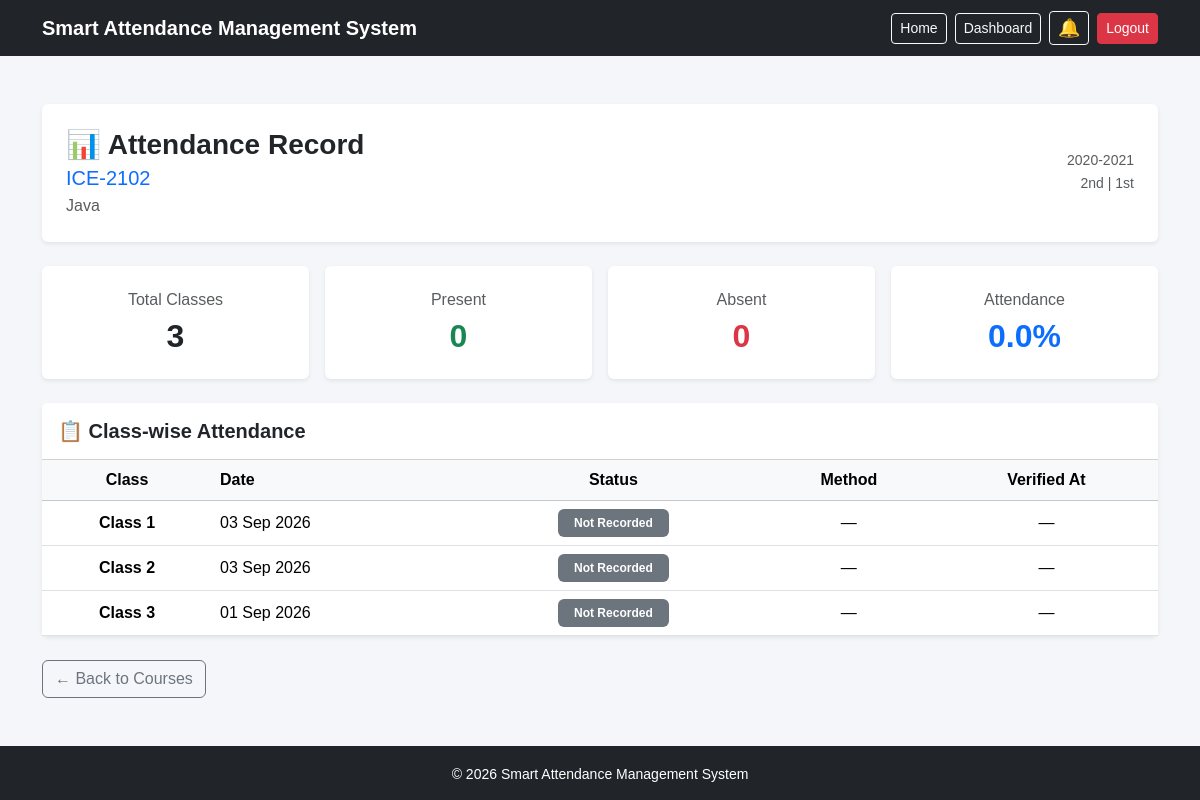
Screenshot of /student-dashboard/course/3/attendance/history/ (signed in) with the database file from the repository.
### core/models.py (models this page shows, shortened)
class Course(models.Model):
    YEAR_CHOICES = (
        ("1st", "1st Year"),
        ("2nd", "2nd Year"),
        ("3rd", "3rd Year"),
        ("4th", "4th Year"),
    )
    SEMESTER_CHOICES = (
        ("1st", "1st Semester"),
        ("2nd", "2nd Semester"),
    )
    course_code = models.CharField(
        max_length=20
    )
    course_name = models.CharField(
        max_length=200
    )
    year = models.CharField(
        max_length=10,
        choices=YEAR_CHOICES,
        null=True,
        blank=True,
    )
    semester = models.CharField(
        max_length=10,
        choices=SEMESTER_CHOICES,
        null=True,
        blank=True,
    )
    credit = models.DecimalField(
        max_digits=3,
        decimal_places=1
    )
    session = models.ForeignKey(
        "Session",
        on_delete=models.CASCADE,
        related_name="courses"
    )
    teacher = models.ForeignKey(
        User,
        on_delete=models.SET_NULL,
        null=True,
        blank=True,
        related_name="teaching_courses"
    )
    created_at = models.DateTimeField(
        auto_now_add=True
    )
    class Meta:
        constraints = [
            models.UniqueConstraint(
                fields=["session", "course_code"],
                name="unique_course_code_per_session"
            )
        ]

class Session(models.Model):
    year = models.CharField(
        max_length=20
    )
    is_graduated= models.BooleanField(
        default = False
    )
    created_at = models.DateTimeField(
        auto_now_add=True
    )
    def __str__(self):
        return f"{self.year}"

class AttendanceSession(models.Model):
    course = models.ForeignKey(
        Course,
        on_delete=models.CASCADE,
        related_name="attendance_sessions"
    )
    class_number = models.PositiveIntegerField(default=1)
    date = models.DateField(  null=True,
    blank=True)
    code = models.CharField(
        max_length=6,
        unique=True
    )
    is_held = models.BooleanField(default=False)
    started_at = models.DateTimeField(auto_now_add=True)
    expires_at = models.DateTimeField()
    is_active = models.BooleanField(default=True)
    classroom_latitude = models.DecimalField(
        max_digits=9,
        decimal_places=6,
        null=True,
        blank=True
    )
    classroom_longitude = models.DecimalField(
        max_digits=9,
        decimal_places=6,
        null=True,
        blank=True
    )
    allowed_radius = models.PositiveIntegerField(
        default=50
    )
    network_identifier = models.CharField(
        max_length=64,
        null=True,
        blank=True
    )
    class Meta:
        constraints = [
            models.UniqueConstraint(
                fields=["course", "class_number"],
                name="unique_course_class_number"
            )
        ]

### core/views.py (the view)
@login_required
def student_course_attendance_history(request, course_id):
    if request.user.role != "student":
        return redirect("dashboard")
    student = request.user
    course = Course.objects.filter(
        id=course_id,
        session=student.session
    ).select_related("teacher", "session").first()
    if not course:
        return redirect("student_courses")
    attendance_sessions = AttendanceSession.objects.filter(
        course=course,
        is_held=True
    ).order_by("class_number")
    records = AttendanceRecord.objects.filter(
        attendance_session__in=attendance_sessions,
        student=student
    )
    records_map = {
        record.attendance_session_id: record
        for record in records
    }
    present_count = 0
    absent_count = 0
    for attendance in attendance_sessions:
        attendance.student_record = records_map.get(
            attendance.id
        )
        if attendance.student_record:
            if attendance.student_record.status == "present":
                present_count += 1
            elif attendance.student_record.status == "absent":
                absent_count += 1
    total_classes = attendance_sessions.count()
    percentage = (
        (present_count / total_classes) * 100
        if total_classes > 0
        else 0
    )
    return render(
        request,
        "student/course_attendance_history.html",
        {
            "student": student,
            "course": course,
            "session": course.session,
            "year": course.year,
            "semester": course.semester,
            "attendance_sessions": attendance_sessions,
            "present_count": present_count,
            "absent_count": absent_count,
            "total_classes": total_classes,
            "percentage": round(percentage, 2),
        }
    )

### core/context_processors.py (called while the page is built)
def notifications(request):
    unread_notifications_count = 0
    if request.user.is_authenticated and request.user.role in ["teacher", "student"]:
        unread_notifications_count = Notification.objects.filter(
            recipient=request.user,
            is_read=False
        ).count()
    return {
        "unread_notifications_count": unread_notifications_count
    }

### core/templates/student/course_attendance_history.html (shortened to what this page needs)
{% extends "index.html" %}
{% block content %}
<div class="container py-5">
    <div class="card shadow-sm border-0 mb-4">
        <div class="card-body p-4">
            <div class="d-flex justify-content-between align-items-center flex-wrap gap-3">
                <div>
                    <h3 class="fw-bold mb-1">
                        📊 Attendance Record
                    </h3>
                    <h5 class="text-primary mb-1">
                        {{ course.course_code }}
                    </h5>
                    <p class="text-muted mb-0">
                        {{ course.course_name }}
                    </p>
                </div>
                <div class="text-end">
                    <small class="text-muted d-block">
                        {{ course.session }}
                    </small>
                    <small class="text-muted">
                        {{ course.year }} | {{ course.semester }}
                    </small>
                </div>
            </div>
        </div>
    </div>
    <div class="row g-3 mb-4">
        <div class="col-md-3">
            <div class="card shadow-sm border-0 text-center">
                <div class="card-body py-4">
                    <h6 class="text-muted">Total Classes</h6>
                    <h2 class="fw-bold mb-0">
                        {{ total_classes }}
                    </h2>
                </div>
            </div>
        </div>
        <div class="col-md-3">
            <div class="card shadow-sm border-0 text-center">
                <div class="card-body py-4">
                    <h6 class="text-muted">Present</h6>
                    <h2 class="fw-bold text-success mb-0">
                        {{ present_count }}
                    </h2>
                </div>
            </div>
        </div>
        <div class="col-md-3">
            <div class="card shadow-sm border-0 text-center">
                <div class="card-body py-4">
                    <h6 class="text-muted">Absent</h6>
                    <h2 class="fw-bold text-danger mb-0">
                        {{ absent_count }}
                    </h2>
                </div>
            </div>
        </div>
        <div class="col-md-3">
            <div class="card shadow-sm border-0 text-center">
                <div class="card-body py-4">
                    <h6 class="text-muted">Attendance</h6>
                    <h2 class="fw-bold text-primary mb-0">
                        {{ percentage }}%
                    </h2>
                </div>
            </div>
        </div>
    </div>
    <div class="card shadow-sm border-0">
        <div class="card-header bg-white py-3">
            <h5 class="fw-bold mb-0">
                📋 Class-wise Attendance
            </h5>
        </div>
        <div class="card-body p-0">
            {% if attendance_sessions %}
            <div class="table-responsive">
                <table class="table table-hover align-middle mb-0">
                    <thead class="table-light">
                        <tr>
                            <th class="text-center">
                                Class
                            </th>
                            <th>
                                Date
                            </th>
                            <th class="text-center">
                                Status
                            </th>
                            <th class="text-center">
                                Method
                            </th>
                            <th class="text-center">
                                Verified At
                            </th>
                        </tr>
                    </thead>
                    <tbody>
                        {% for attendance in attendance_sessions %}
                        <tr>
                            <td class="text-center fw-semibold">
                                Class {{ attendance.class_number }}
                            </td>
                            <td>
                                {% if attendance.date %}
                                    {{ attendance.date|date:"d M Y" }}
                                {% else %}
                                    —
                                {% endif %}
                            </td>
                            <td class="text-center">
                                {% if attendance.student_record %}
                                    {% if attendance.student_record.status == "present" %}
                                        <span class="badge bg-success px-3 py-2">
                                            ✓ Present
                                        </span>
                                    {% elif attendance.student_record.status == "absent" %}
                                        <span class="badge bg-danger px-3 py-2">
                                            ✕ Absent
                                        </span>
                                    {% else %}
                                        <span class="badge bg-secondary px-3 py-2">
                                            —
                                        </span>
                                    {% endif %}
                                {% else %}
                                    <span class="badge bg-secondary px-3 py-2">
                                        Not Recorded
                                    </span>
                                {% endif %}
                            </td>
                            <td class="text-center">
                                {% if attendance.student_record %}
                                    {% if attendance.student_record.method == "face" %}
                                        <span class="badge bg-info text-dark">
                                            Face Verification
                                        </span>
                                    {% elif attendance.student_record.method == "manual" %}
                                        <span class="badge bg-warning text-dark">
                                            Manual
                                        </span>
                                    {% else %}
                                        —
                                    {% endif %}
                                {% else %}
                                    —
                                {% endif %}
                            </td>
                            <td class="text-center">
                                {% if attendance.student_record and attendance.student_record.verified_at %}
                                    {{ attendance.student_record.verified_at|date:"d M Y, h:i A" }}
                                {% else %}
                                    —
                                {% endif %}
                            </td>
                        </tr>
                        {% endfor %}
                    </tbody>
                </table>
            </div>
            {% endif %}
        </div>
    </div>
    <div class="mt-4">
        <a
            href="{% url 'student_semester_courses' session.id year semester %}"
            class="btn btn-outline-secondary"
        >
            ← Back to Courses
        </a>
    </div>
</div>
{% endblock %}

### core/templates/index.html (style rules this page uses)
html, body { height: 100%; }
body { margin: 0; background-color: #f5f6fa; font-family: Arial, sans-serif; }

### rows the page displays
Course: course_code "ICE-2102", course_name "Java", session "2020-2021", year "2nd", semester "1st"
AttendanceSession: class_number "1", date "03 Sep 2026", shows "Not Recorded"
AttendanceSession: class_number "2", date "03 Sep 2026", shows "Not Recorded"
AttendanceSession: class_number "3", date "01 Sep 2026", shows "Not Recorded"

### other values shown
{{ total_classes }} "3"
{{ present_count }} "0"
{{ absent_count }} "0"
{{ percentage }} "0.0"
